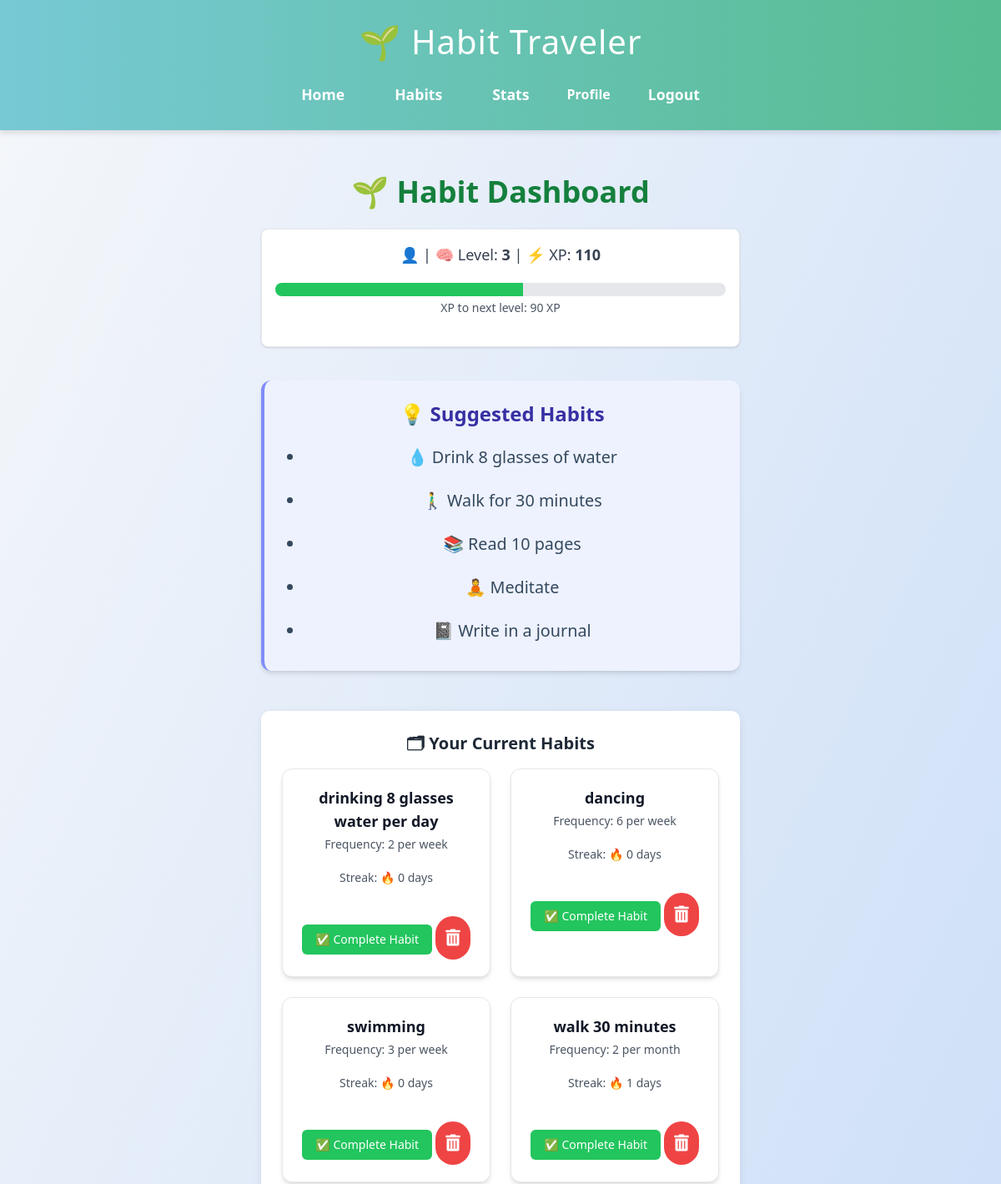
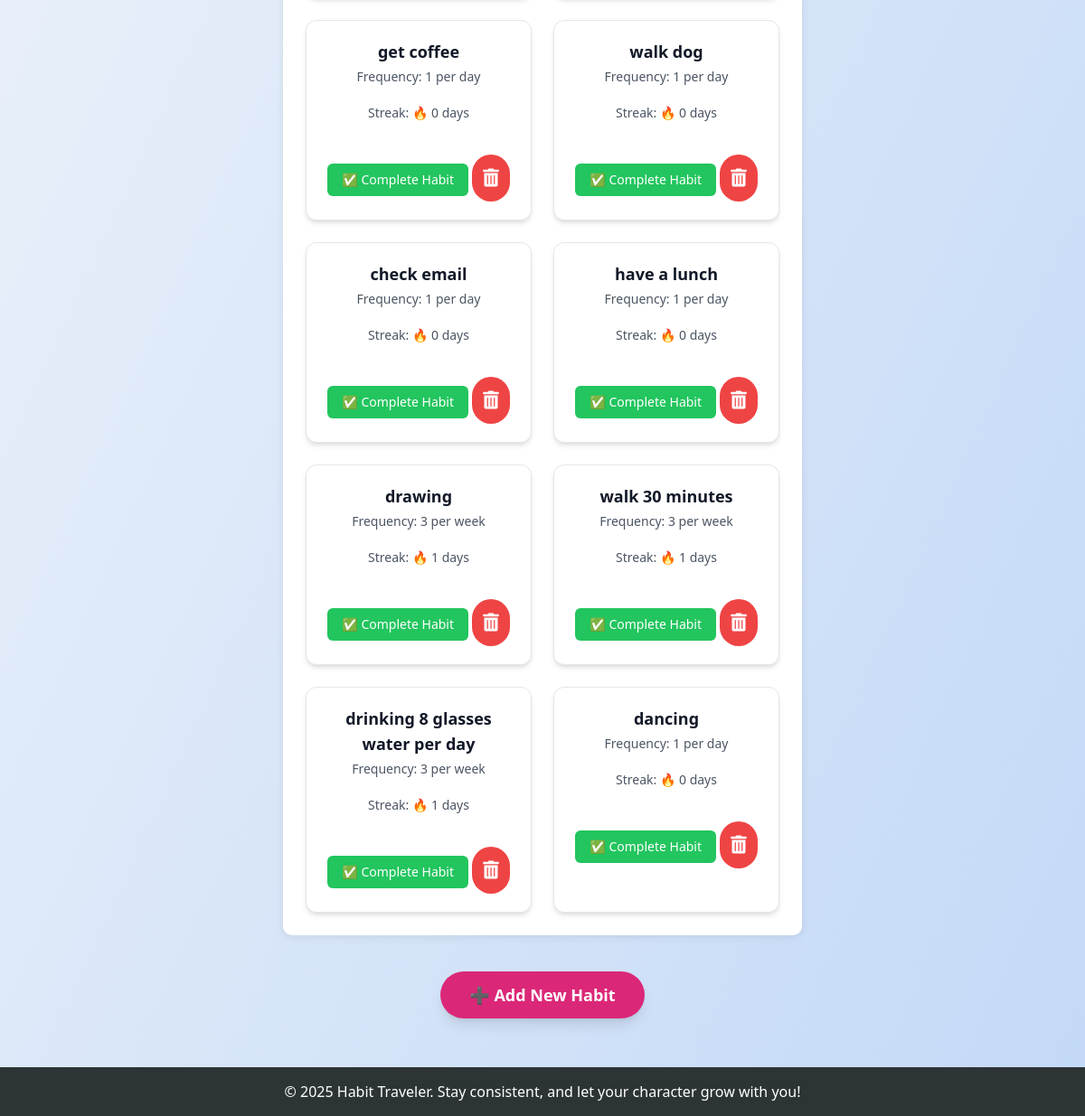
The app's page /habits (signed in) with its own data (2 pictures, top to bottom).
### app.py (models this page shows)
class User(db.Model):
    id = db.Column(db.Integer, primary_key=True)
    email = db.Column(db.String(150), unique=True, nullable=False)
    name = db.Column(db.String(150), unique=True, nullable=True)
    password = db.Column(db.String(200), nullable=False)
    xp = db.Column(db.Integer, default=0)
    level = db.Column(db.Integer, default=1)
    birthday = db.Column(db.Date, nullable=True)
    age = db.Column(db.Integer, nullable=True)
    description = db.Column(db.String(500), nullable=True)
    avatar = db.Column(db.String(200), nullable=True)

class Habit(db.Model):
    id = db.Column(db.Integer, primary_key=True)
    user_id = db.Column(db.Integer, db.ForeignKey('user.id'), nullable=False)
    name = db.Column(db.String(150), nullable=False)
    target_frequency = db.Column(db.Integer, nullable=True)
    frequency_period = db.Column(db.String(10), nullable=True)
    reminder_time = db.Column(db.Time, nullable=True)
    user = db.relationship('User', backref='habits')
    last_reminder_sent = db.Column(DateTime, nullable=True)

### app.py (the view)
@app.route('/habits')
def habits():
    if 'user_id' not in session:
        return redirect(url_for('login'))
    user_id = session['user_id']
    name = session.get('name')
    user = User.query.get(user_id)
    xp_needed = 100 + (user.level - 1) * 50
    progress_percent = int((user.xp / xp_needed) * 100) if xp_needed > 0 else 0
    progress_class = f"w-[{progress_percent}%]"
    user_habits = Habit.query.filter_by(user_id=user_id).all()
    habits_with_data = []
    for habit in user_habits:
        completions_query = HabitCompletion.query.filter_by(habit_id=habit.id, user_id=user_id)
        if habit.frequency_period == 'day':
            start_date = date.today()
        elif habit.frequency_period == 'week':
            start_date = date.today() - timedelta(days=date.today().weekday())
        elif habit.frequency_period == 'month':
            start_date = date.today().replace(day=1)
        completions = completions_query.filter(HabitCompletion.date >= start_date).count()
        habits_with_data.append({
            'id': habit.id,
            'name': habit.name,
            'streak': completions,
            'goal': habit.target_frequency,
            'period': habit.frequency_period,
            'on_track': completions >= habit.target_frequency
        })
    return render_template('habit.html',
                           habits=habits_with_data,
                           name=name,
                           user=user,
                           xp_needed=xp_needed,
                           progress_class=progress_class)

### templates/habit.html (shortened to what this page needs)
{% extends "base.html" %}
{% block content %}
<div class="max-w-4xl mx-auto p-6">
    <h2 class="text-4xl font-extrabold mb-6 text-center text-green-700">🌱 Habit Dashboard</h2>
    <div class="bg-white p-4 rounded-lg shadow mb-10 text-center border border-gray-200">
        <p class="text-lg text-gray-700 font-medium">
            👤 <strong>{{ username }}</strong> | 🧠 Level: <strong>{{ user.level }}</strong> | ⚡ XP: <strong>{{ user.xp }}</strong>
        </p>
        <div class="mt-3 h-4 bg-gray-200 rounded-full overflow-hidden">
            <div class="h-full bg-green-500 transition-all duration-300 {{ progress_class }}"></div>
        </div>
        <p class="text-sm text-gray-600 mt-1">XP to next level: {{ xp_needed - user.xp }} XP</p>
    </div>
    <section class="mb-12 bg-indigo-50 p-6 rounded-xl border-l-4 border-indigo-400 shadow-md">
        <h3 class="text-2xl font-bold text-indigo-800 mb-3">💡 Suggested Habits</h3>
        <ul class="list-disc pl-6 text-gray-700 space-y-1 text-lg">
            <li>💧 Drink 8 glasses of water</li>
            <li>🚶‍♂ Walk for 30 minutes</li>
            <li>📚 Read 10 pages</li>
            <li>🧘 Meditate</li>
            <li>📓 Write in a journal</li>
        </ul>
    </section>
    <section class="mb-10">
        <h3 class="text-xl font-semibold text-gray-800 mb-4">🗂 Your Current Habits</h3>
        {% if habits %}
            <div class="habits-container grid gap-6 sm:grid-cols-2">
                {% for habit in habits %}
                    <div class="habit-card bg-white p-5 rounded-xl shadow-md border border-gray-200">
                        <h4 class="text-lg font-bold text-gray-900">{{ habit.name }}</h4>
                        <p class="text-gray-600 text-sm mt-1">Frequency: {{ habit.goal }} per {{ habit.period }}</p>
                        <p class="text-gray-600 text-sm">Streak: 🔥 {{ habit.streak }} days</p>
                        <form action="{{ url_for('complete_habit', habit_id=habit.id) }}" method="post" style="display:inline;">
                            <button
                                class="bg-green-500 hover:bg-green-600 text-white py-2 px-4 rounded-md text-sm mt-4"
                                type="submit">
                                ✅ Complete Habit
                            </button>
                        </form>
                        <form action="{{ url_for('delete_habit', habit_id=habit.id) }}" method="post" style="display:inline;">
                            <button
                                type="submit"
                                class="bg-red-500 hover:bg-red-600 text-white p-3 rounded-full mt-4 transition duration-300 focus:outline-none">
                                <i class="fas fa-trash-alt text-xl"></i>
                            </button>
                        </form>
                    </div>
                {% endfor %}
            </div>
        {% else %}
            <div class="bg-yellow-50 border-l-4 border-yellow-400 text-yellow-800 p-4 rounded">
                <p>You haven’t added any habits yet. Start your first quest!</p>
            </div>
        {% endif %}
    </section>
    <div class="text-center mt-10">
        <a
            href="{{ url_for('add_habit') }}"
            class="bg-pink-600 hover:bg-pink-700 text-white font-bold text-lg py-3 px-8 rounded-full shadow-lg transition duration-300 inline-block">
            ➕ Add New Habit
        </a>
    </div>
</div>
{% endblock %}

### static/style.css (style rules this page uses)
body { margin: 0; font-family: 'Segoe UI', Tahoma, Geneva, Verdana, sans-serif; background: linear-gradient(to bottom right, #f5f7fa, #c3d9f7); color: #333; min-height: 100vh; display: flex; flex-direction: column; }
main h2 { font-size: 2em; color: #4b6584; margin-bottom: 10px; }
main p { font-size: 1.1em; line-height: 1.6; margin-bottom: 20px; }
section { background: white; border-radius: 10px; padding: 25px; margin-bottom: 20px; box-shadow: 0 2px 10px rgba(0,0,0,0.08); }
ul { list-style: none; padding: 0; }
ul li { padding: 10px 0; font-size: 1.1em; color: #34495e; }
a { color: #3498db; text-decoration: none; }
button i { font-size: 1.5rem; transition: transform 0.2s ease-in-out; }
.habits-container { display: flex; flex-wrap: wrap; gap: 20px; justify-content: center; }
.habit-card { width: 250px; padding: 20px; background: white; border-radius: 10px; box-shadow: 0 4px 8px rgba(0,0,0,0.1); text-align: center; }

### records on screen
User: level "3", xp "110", xp_needed-user.xp "90"
Habit: name "drinking 8 glasses water per day", goal "2", period "week", streak "0"
Habit: name "dancing", goal "6", period "week", streak "0"
Habit: name "swimming", goal "3", period "week", streak "0"
Habit: name "walk 30 minutes", goal "2", period "month", streak "1"
Habit: name "get coffee", goal "1", period "day", streak "0"
Habit: name "walk dog", goal "1", period "day", streak "0"
Habit: name "check email", goal "1", period "day", streak "0"
Habit: name "have a lunch", goal "1", period "day", streak "0"
Habit: name "drawing", goal "3", period "week", streak "1"
Habit: name "walk 30 minutes", goal "3", period "week", streak "1"
Habit: name "drinking 8 glasses water per day", goal "3", period "week", streak "1"
Habit: name "dancing", goal "1", period "day", streak "0"
